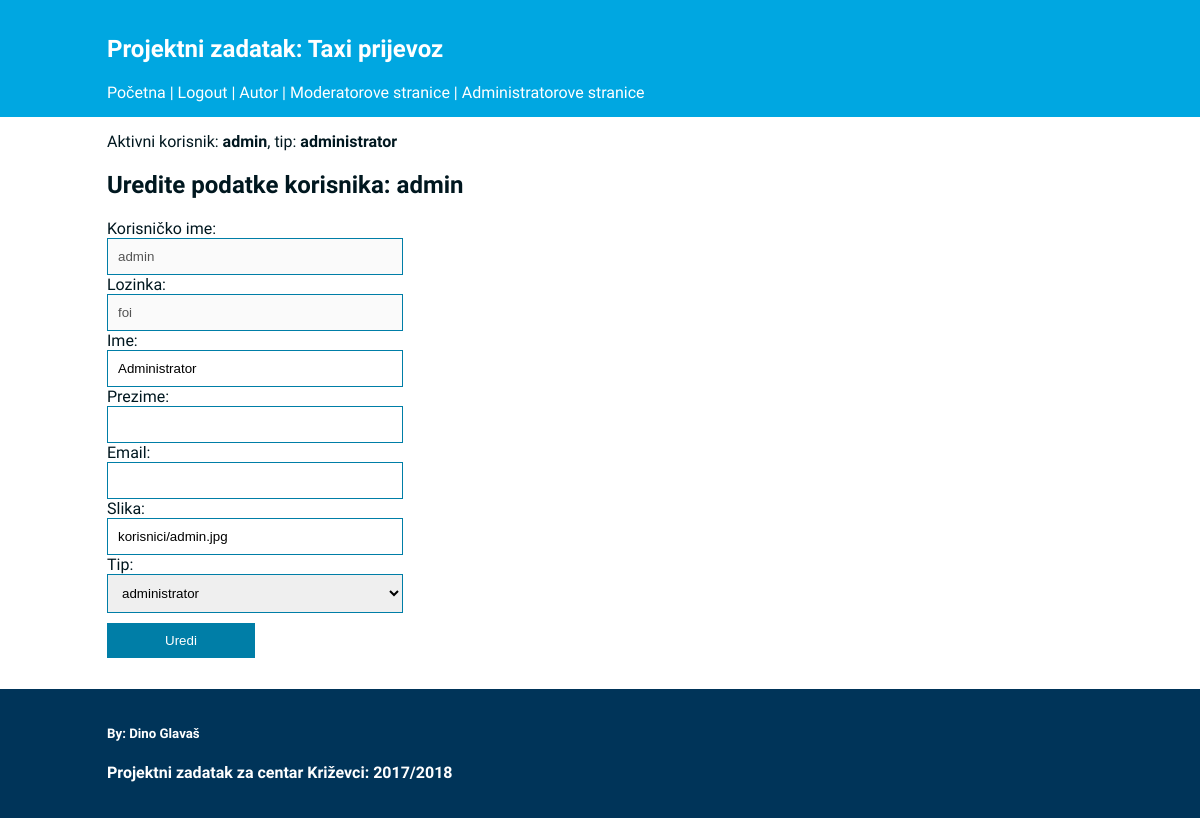
/korisnik.php?korisnikIdUredi=1&kor_ime=admin (signed in), run on the app's committed database.
### tables this page shows
CREATE TABLE IF NOT EXISTS `korisnik` (
  `korisnik_id` INT(10) NOT NULL AUTO_INCREMENT,
  `tip_id` INT(10) NOT NULL,
  `korisnicko_ime` VARCHAR(50) NOT NULL,
  `lozinka` VARCHAR(50) NOT NULL,
  `ime` VARCHAR(50) NOT NULL,
  `prezime` VARCHAR(50) NOT NULL,
  `email` VARCHAR(50) NULL,
  `slika` VARCHAR(100) NULL,
  PRIMARY KEY (`korisnik_id`),
  INDEX `fk_korisnik_tip_korisnika_idx` (`tip_id` ASC),
  CONSTRAINT `fk_korisnik_tip_korisnika`
    FOREIGN KEY (`tip_id`)
    REFERENCES `tip_korisnika` (`tip_id`)
    ON DELETE NO ACTION
    ON UPDATE NO ACTION);

### baza.php (called while the page is built, shortened)
<?php
$baza = 'iwa_2017_kz_projekt';
$korisnik = 'iwa_2017';
$lozinka = 'foi2017';
$server = 'localhost';
$connection = mysqli_connect($server, $korisnik, $lozinka, $baza);
function sql($sql) {
	global $connection;
	$r = mysqli_query($connection, $sql);
	return $r;
}
function tip_korisnika($tip) {
	switch ($tip) {
		case 0:
		return "administrator";
		case 1:
		return "voditelj";
		case 2:
		return "korisnik";
	}
}
?>

### korisnik.php (the view, shortened to what this page needs)
<?php
require_once("header.php");
if (isset($_GET['korisnikIdUredi'])) {
	$korisnikIdUredi = $_GET['korisnikIdUredi'];
	$kor_ime = $_GET['kor_ime'];
	$sql = "SELECT * FROM korisnik WHERE korisnik_id = $korisnikIdUredi";
	$r = sql($sql);
	list($korisnik_id, $tip_id, $korisnicko_ime, $lozinka, $ime, $prezime, $email, $slika) = mysqli_fetch_array($r, MYSQLI_BOTH);
	echo "<h2>Uredite podatke korisnika: <strong>$kor_ime</strong></h2>";
	echo "
	<form action='' method='POST'>
		<label>Korisničko ime:</label>
		<br>
		<input disabled type='text' name='uredi_korisnicko_ime' value='$korisnicko_ime'>
		<br>
		<label>Lozinka:</label>
		<br>
		<input disabled type='text' name='uredi_lozinku' value='$lozinka'>
		<br>
		<label>Ime:</label>
		<br>
		<input type='text' name='uredi_ime' value='$ime'>
		<br>
		<label>Prezime:</label>
		<br>
		<input type='text' name='uredi_prezime' value='$prezime'>
		<br>
		<label>Email:</label>
		<br>
		<input type='text' name='uredi_email' value='$email'>
		<br>
		<label>Slika:</label>
		<br>
		<input type='text' name='uredi_sliku' value='$slika'>
		<br>
		<label>Tip:</label>
		<br>
		<select name='uredi_tip'>";
		$sql_tip_korisnika = "SELECT * FROM tip_korisnika";
		$r_tip_korisnika = sql($sql_tip_korisnika);
		while (list($tip_korisnika, $naziv) = mysqli_fetch_array($r_tip_korisnika, MYSQLI_BOTH)) {
			if ($tip_korisnika == $tip_id) {
				echo "<option selected value='$tip_korisnika'>". tip_korisnika($tip_korisnika) ."</option>";
			} else {
				echo "<option value='$tip_korisnika'>". tip_korisnika($tip_korisnika) ."</option>";
			}
		}
		echo "</select>
		<br>
		<input type='submit' name='uredi' value='Uredi'>
	</form>";
} else if (isset($_GET['novi'])) {
	echo "<h2>Novi korisnik</h2>";
	echo "<p>Obavezna polja: *</p>";
	echo "
	<form action='' method='POST'>
		<label>Korisničko ime*:</label>
		<br>
		<input type='text' name='korisnicko_ime' required>
		<br>
		<label>Lozinka*:</label>
		<br>
		<input type='text' name='lozinka' required>
		<br>
		<label>Ime:</label>
		<br>
		<input type='text' name='ime'>
		<br>
		<label>Prezime:</label>
		<br>
		<input type='text' name='prezime'>
		<br>
		<label>Email:</label>
		<br>
		<input type='text' name='email'>
		<br>
		<label>Slika:</label>
		<br>
		<input type='text' name='slika'>
		<br>
		<label>Tip*:</label>
		<br>
		<select name='tip'>";
		$sql_tip_korisnika = "SELECT * FROM tip_korisnika";
		$r_tip_korisnika = sql($sql_tip_korisnika);
		while (list($tip_korisnika, $naziv) = mysqli_fetch_array($r_tip_korisnika, MYSQLI_BOTH)) {
			echo "<option value='$tip_korisnika'>". tip_korisnika($tip_korisnika) ."</option>";
		}
		echo "</select>
		<br>
		<input type='submit' name='novi' value='Unesi'>
	</form>";
	if (isset($_POST['novi']) && isset($_POST['tip']) && $_POST['tip'] != "") {
		$_novo_korisnicko_ime = $_POST['korisnicko_ime'];
		$_nova_lozinka = $_POST['lozinka'];
		$ime = $_POST['ime'];
		$prezime = $_POST['prezime'];
		$email = $_POST['email'];
		$slika = $_POST['slika'];
		$tip = $_POST['tip'];
		$sql = "INSERT INTO korisnik (tip_id, korisnicko_ime, lozinka, ime, prezime, email, slika)
            VALUES ('".$tip."', '".$_novo_korisnicko_ime."', '".$_nova_lozinka."', '".$ime."', '".$prezime."', '".$email."', '".$slika."')";
    sql($sql);
		echo "<h3>Korisnik je dodan -> <a class='veza' href='korisnici.php'>Povratak na korisnike</a></h3>";
	}
} else {
	header("Location: index.php");
}
require_once("footer.php")
?>

### css.css (style rules this page uses)
body { font-family: 'Sarabun', sans-serif; width: 100%; margin: 0; background-color: #003459; color: #00171F; }
label { margin-top: 5px; margin-bottom: 3px; }
input[type=text], input[type=password], input[type=number], select, textarea { width: 30%; padding: 10px; border: 1px solid #007EA7; box-sizing: border-box; }
input[type=submit] { margin-top: 10px; border: none; background-color: #007EA7; color: white; padding: 10px; cursor: pointer; width: 15%; }

### data on the page
korisnik: uredi_korisnicko_ime "admin", uredi_lozinku "foi", uredi_ime "Administrator", uredi_sliku "korisnici/admin.jpg"

### other printed values
$_SESSION['kor_ime'] "admin"
tip_korisnika($_SESSION['tip']) "administrator"
$kor_ime "admin"
form field uredi_tip "administrator"
